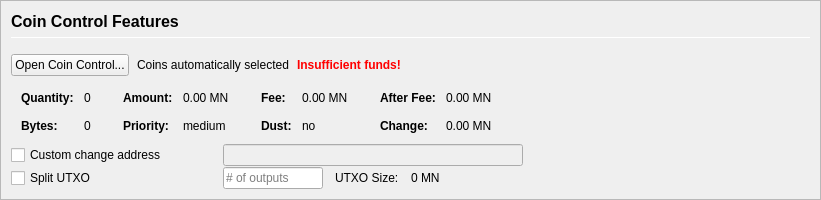
         <widget class="QFrame" name="frameCoinControl">
          <property name="sizePolicy">
           <sizepolicy hsizetype="Expanding" vsizetype="Expanding">
            <horstretch>0</horstretch>
            <verstretch>0</verstretch>
           </sizepolicy>
          </property>
          <property name="maximumSize">
           <size>
            <width>16777215</width>
            <height>16777215</height>
           </size>
          </property>
          <property name="frameShape">
           <enum>QFrame::StyledPanel</enum>
          </property>
          <property name="frameShadow">
           <enum>QFrame::Sunken</enum>
          </property>
          <layout class="QVBoxLayout" name="verticalLayoutCoinControl2">
           <property name="spacing">
            <number>0</number>
           </property>
           <property name="margin">
            <number>0</number>
           </property>
           <item>
            <widget class="QFrame" name="frameCoinControl_BG">
             <layout class="QVBoxLayout" name="verticalLayoutCoinControl" stretch="0,0,0,0,0,0">
              <property name="spacing">
               <number>1</number>
              </property>
              <property name="leftMargin">
               <number>10</number>
              </property>
              <property name="topMargin">
               <number>10</number>
              </property>
              <item>
               <layout class="QHBoxLayout" name="horizontalLayoutCoinControl1">
                <property name="bottomMargin">
                 <number>15</number>
                </property>
                <item>
                 <layout class="QVBoxLayout" name="verticalLayout_3">
                  <property name="spacing">
                   <number>6</number>
                  </property>
                  <item>
                   <widget class="QLabel" name="labelCoinControlFeatures">
                    <property name="sizePolicy">
                     <sizepolicy hsizetype="Preferred" vsizetype="Maximum">
                      <horstretch>0</horstretch>
                      <verstretch>0</verstretch>
                     </sizepolicy>
                    </property>
                    <property name="minimumSize">
                     <size>
                      <width>0</width>
                      <height>20</height>
                     </size>
                    </property>
                    <property name="font">
                     <font>
                      <pointsize>12</pointsize>
                      <weight>75</weight>
                      <bold>true</bold>
                     </font>
                    </property>
                    <property name="styleSheet">
                     <string notr="true">font-weight:bold;</string>
                    </property>
                    <property name="text">
                     <string>Coin Control Features</string>
                    </property>
                   </widget>
                  </item>
                  <item>
                   <widget class="Line" name="line">
                    <property name="minimumSize">
                     <size>
                      <width>0</width>
                      <height>1</height>
                     </size>
                    </property>
                    <property name="maximumSize">
                     <size>
                      <width>16777215</width>
                      <height>1</height>
                     </size>
                    </property>
                    <property name="orientation">
                     <enum>Qt::Horizontal</enum>
                    </property>
                   </widget>
                  </item>
                 </layout>
                </item>
               </layout>
              </item>
              <item>
               <layout class="QHBoxLayout" name="horizontalLayoutCoinControl2" stretch="0,0,0,0">
                <property name="spacing">
                 <number>8</number>
                </property>
                <property name="bottomMargin">
                 <number>10</number>
                </property>
                <item>
                 <widget class="QPushButton" name="pushButtonCoinControl">
                  <property name="styleSheet">
                   <string notr="true"/>
                  </property>
                  <property name="text">
                   <string>Open Coin Control...</string>
                  </property>
                  <property name="autoDefault">
                   <bool>false</bool>
                  </property>
                 </widget>
                </item>
                <item>
                 <widget class="QLabel" name="labelCoinControlAutomaticallySelected">
                  <property name="text">
                   <string>Coins automatically selected</string>
                  </property>
                  <property name="margin">
                   <number>5</number>
                  </property>
                 </widget>
                </item>
                <item>
                 <widget class="QLabel" name="labelCoinControlInsuffFunds">
                  <property name="font">
                   <font>
                    <weight>75</weight>
                    <bold>true</bold>
                   </font>
                  </property>
                  <property name="styleSheet">
                   <string notr="true">color:red;font-weight:bold;</string>
                  </property>
                  <property name="text">
                   <string>Insufficient funds!</string>
                  </property>
                  <property name="margin">
                   <number>5</number>
                  </property>
                 </widget>
                </item>
                <item>
                 <spacer name="horizontalSpacerCoinControl">
                  <property name="orientation">
                   <enum>Qt::Horizontal</enum>
                  </property>
                  <property name="sizeHint" stdset="0">
                   <size>
                    <width>40</width>
                    <height>1</height>
                   </size>
                  </property>
                 </spacer>
                </item>
               </layout>
              </item>
              <item>
               <widget class="QWidget" name="widgetCoinControl" native="true">
                <property name="sizePolicy">
                 <sizepolicy hsizetype="Preferred" vsizetype="Preferred">
                  <horstretch>0</horstretch>
                  <verstretch>0</verstretch>
                 </sizepolicy>
                </property>
                <property name="minimumSize">
                 <size>
                  <width>0</width>
                  <height>0</height>
                 </size>
                </property>
                <property name="styleSheet">
                 <string notr="true"/>
                </property>
                <layout class="QHBoxLayout" name="horizontalLayoutCoinControl5">
                 <property name="margin">
                  <number>0</number>
                 </property>
                 <item>
                  <layout class="QHBoxLayout" name="horizontalLayoutCoinControl3" stretch="0,0,0,1">
                   <property name="spacing">
                    <number>20</number>
                   </property>
                   <property name="topMargin">
                    <number>0</number>
                   </property>
                   <property name="bottomMargin">
                    <number>10</number>
                   </property>
                   <item>
                    <layout class="QFormLayout" name="formLayoutCoinControl1">
                     <property name="horizontalSpacing">
                      <number>10</number>
                     </property>
                     <property name="verticalSpacing">
                      <number>14</number>
                     </property>
                     <property name="leftMargin">
                      <number>10</number>
                     </property>
                     <property name="topMargin">
                      <number>4</number>
                     </property>
                     <property name="rightMargin">
                      <number>6</number>
                     </property>
                     <item row="0" column="0">
                      <widget class="QLabel" name="labelCoinControlQuantityText">
                       <property name="font">
                        <font>
                         <weight>75</weight>
                         <bold>true</bold>
                        </font>
                       </property>
                       <property name="text">
                        <string>Quantity:</string>
                       </property>
                       <property name="margin">
                        <number>0</number>
                       </property>
                      </widget>
                     </item>
                     <item row="0" column="1">
                      <widget class="QLabel" name="labelCoinControlQuantity">
                       <property name="cursor">
                        <cursorShape>IBeamCursor</cursorShape>
                       </property>
                       <property name="contextMenuPolicy">
                        <enum>Qt::ActionsContextMenu</enum>
                       </property>
                       <property name="text">
                        <string notr="true">0</string>
                       </property>
                       <property name="margin">
                        <number>0</number>
                       </property>
                       <property name="textInteractionFlags">
                        <set>Qt::LinksAccessibleByMouse|Qt::TextSelectableByKeyboard|Qt::TextSelectableByMouse</set>
                       </property>
                      </widget>
                     </item>
                     <item row="1" column="0">
                      <widget class="QLabel" name="labelCoinControlBytesText">
                       <property name="font">
                        <font>
                         <weight>75</weight>
                         <bold>true</bold>
                        </font>
                       </property>
                       <property name="text">
                        <string>Bytes:</string>
                       </property>
                      </widget>
                     </item>
                     <item row="1" column="1">
                      <widget class="QLabel" name="labelCoinControlBytes">
                       <property name="cursor">
                        <cursorShape>IBeamCursor</cursorShape>
                       </property>
                       <property name="contextMenuPolicy">
                        <enum>Qt::ActionsContextMenu</enum>
                       </property>
                       <property name="text">
                        <string notr="true">0</string>
                       </property>
                       <property name="textInteractionFlags">
                        <set>Qt::LinksAccessibleByMouse|Qt::TextSelectableByKeyboard|Qt::TextSelectableByMouse</set>
                       </property>
                      </widget>
                     </item>
                    </layout>
                   </item>
                   <item>
                    <layout class="QFormLayout" name="formLayoutCoinControl2">
                     <property name="horizontalSpacing">
                      <number>10</number>
                     </property>
                     <property name="verticalSpacing">
                      <number>14</number>
                     </property>
                     <property name="leftMargin">
                      <number>6</number>
                     </property>
                     <property name="topMargin">
                      <number>4</number>
                     </property>
                     <property name="rightMargin">
                      <number>6</number>
                     </property>
                     <item row="0" column="0">
                      <widget class="QLabel" name="labelCoinControlAmountText">
                       <property name="font">
                        <font>
                         <weight>75</weight>
                         <bold>true</bold>
                        </font>
                       </property>
                       <property name="text">
                        <string>Amount:</string>
                       </property>
                       <property name="margin">
                        <number>0</number>
                       </property>
                      </widget>
                     </item>
                     <item row="0" column="1">
                      <widget class="QLabel" name="labelCoinControlAmount">
                       <property name="cursor">
                        <cursorShape>IBeamCursor</cursorShape>
                       </property>
                       <property name="contextMenuPolicy">
                        <enum>Qt::ActionsContextMenu</enum>
                       </property>
                       <property name="text">
                        <string notr="true">0.00 MN</string>
                       </property>
                       <property name="textInteractionFlags">
                        <set>Qt::LinksAccessibleByMouse|Qt::TextSelectableByKeyboard|Qt::TextSelectableByMouse</set>
                       </property>
                      </widget>
                     </item>
                     <item row="1" column="0">
                      <widget class="QLabel" name="labelCoinControlPriorityText">
                       <property name="font">
                        <font>
                         <weight>75</weight>
                         <bold>true</bold>
                        </font>
                       </property>
                       <property name="text">
                        <string>Priority:</string>
                       </property>
                      </widget>
                     </item>
                     <item row="1" column="1">
                      <widget class="QLabel" name="labelCoinControlPriority">
                       <property name="cursor">
                        <cursorShape>IBeamCursor</cursorShape>
                       </property>
                       <property name="contextMenuPolicy">
                        <enum>Qt::ActionsContextMenu</enum>
                       </property>
                       <property name="text">
                        <string>medium</string>
                       </property>
                       <property name="textInteractionFlags">
                        <set>Qt::LinksAccessibleByMouse|Qt::TextSelectableByKeyboard|Qt::TextSelectableByMouse</set>
                       </property>
                      </widget>
                     </item>
                    </layout>
                   </item>
                   <item>
                    <layout class="QFormLayout" name="formLayoutCoinControl3">
                     <property name="horizontalSpacing">
                      <number>10</number>
                     </property>
                     <property name="verticalSpacing">
                      <number>14</number>
                     </property>
                     <property name="leftMargin">
                      <number>6</number>
                     </property>
                     <property name="topMargin">
                      <number>4</number>
                     </property>
                     <property name="rightMargin">
                      <number>6</number>
                     </property>
                     <item row="0" column="0">
                      <widget class="QLabel" name="labelCoinControlFeeText">
                       <property name="font">
                        <font>
                         <weight>75</weight>
                         <bold>true</bold>
                        </font>
                       </property>
                       <property name="text">
                        <string>Fee:</string>
                       </property>
                       <property name="margin">
                        <number>0</number>
                       </property>
                      </widget>
                     </item>
                     <item row="0" column="1">
                      <widget class="QLabel" name="labelCoinControlFee">
                       <property name="cursor">
                        <cursorShape>IBeamCursor</cursorShape>
                       </property>
                       <property name="contextMenuPolicy">
                        <enum>Qt::ActionsContextMenu</enum>
                       </property>
                       <property name="text">
                        <string notr="true">0.00 MN</string>
                       </property>
                       <property name="textInteractionFlags">
                        <set>Qt::LinksAccessibleByMouse|Qt::TextSelectableByKeyboard|Qt::TextSelectableByMouse</set>
                       </property>
                      </widget>
                     </item>
                     <item row="1" column="0">
                      <widget class="QLabel" name="labelCoinControlLowOutputText">
                       <property name="font">
                        <font>
                         <weight>75</weight>
                         <bold>true</bold>
                        </font>
                       </property>
                       <property name="text">
                        <string>Dust:</string>
                       </property>
                      </widget>
                     </item>
                     <item row="1" column="1">
                      <widget class="QLabel" name="labelCoinControlLowOutput">
                       <property name="cursor">
                        <cursorShape>IBeamCursor</cursorShape>
                       </property>
                       <property name="contextMenuPolicy">
                        <enum>Qt::ActionsContextMenu</enum>
                       </property>
                       <property name="text">
                        <string>no</string>
                       </property>
                       <property name="textInteractionFlags">
                        <set>Qt::LinksAccessibleByMouse|Qt::TextSelectableByKeyboard|Qt::TextSelectableByMouse</set>
                       </property>
                      </widget>
                     </item>
                    </layout>
                   </item>
                   <item>
                    <layout class="QFormLayout" name="formLayoutCoinControl4">
                     <property name="horizontalSpacing">
                      <number>10</number>
                     </property>
                     <property name="verticalSpacing">
                      <number>14</number>
                     </property>
                     <property name="leftMargin">
                      <number>6</number>
                     </property>
                     <property name="topMargin">
                      <number>4</number>
                     </property>
                     <property name="rightMargin">
                      <number>6</number>
                     </property>
                     <item row="0" column="0">
                      <widget class="QLabel" name="labelCoinControlAfterFeeText">
                       <property name="font">
                        <font>
                         <weight>75</weight>
                         <bold>true</bold>
                        </font>
                       </property>
                       <property name="text">
                        <string>After Fee:</string>
                       </property>
                       <property name="margin">
                        <number>0</number>
                       </property>
                      </widget>
                     </item>
                     <item row="0" column="1">
                      <widget class="QLabel" name="labelCoinControlAfterFee">
                       <property name="cursor">
                        <cursorShape>IBeamCursor</cursorShape>
                       </property>
                       <property name="contextMenuPolicy">
                        <enum>Qt::ActionsContextMenu</enum>
                       </property>
                       <property name="text">
                        <string notr="true">0.00 MN</string>
                       </property>
                       <property name="textInteractionFlags">
                        <set>Qt::LinksAccessibleByMouse|Qt::TextSelectableByKeyboard|Qt::TextSelectableByMouse</set>
                       </property>
                      </widget>
                     </item>
                     <item row="1" column="0">
                      <widget class="QLabel" name="labelCoinControlChangeText">
                       <property name="font">
                        <font>
                         <weight>75</weight>
                         <bold>true</bold>
                        </font>
                       </property>
                       <property name="text">
                        <string>Change:</string>
                       </property>
                      </widget>
                     </item>
                     <item row="1" column="1">
                      <widget class="QLabel" name="labelCoinControlChange">
                       <property name="cursor">
                        <cursorShape>IBeamCursor</cursorShape>
                       </property>
                       <property name="contextMenuPolicy">
                        <enum>Qt::ActionsContextMenu</enum>
                       </property>
                       <property name="text">
                        <string notr="true">0.00 MN</string>
                       </property>
                       <property name="textInteractionFlags">
                        <set>Qt::LinksAccessibleByMouse|Qt::TextSelectableByKeyboard|Qt::TextSelectableByMouse</set>
                       </property>
                      </widget>
                     </item>
                    </layout>
                   </item>
                  </layout>
                 </item>
                </layout>
               </widget>
              </item>
              <item>
               <layout class="QHBoxLayout" name="horizontalLayoutCoinControl4">
                <property name="spacing">
                 <number>12</number>
                </property>
                <property name="sizeConstraint">
                 <enum>QLayout::SetDefaultConstraint</enum>
                </property>
                <property name="topMargin">
                 <number>0</number>
                </property>
                <property name="rightMargin">
                 <number>0</number>
                </property>
                <item>
                 <widget class="QCheckBox" name="checkBoxCoinControlChange">
                  <property name="sizePolicy">
                   <sizepolicy hsizetype="Preferred" vsizetype="Preferred">
                    <horstretch>0</horstretch>
                    <verstretch>0</verstretch>
                   </sizepolicy>
                  </property>
                  <property name="minimumSize">
                   <size>
                    <width>200</width>
                    <height>0</height>
                   </size>
                  </property>
                  <property name="maximumSize">
                   <size>
                    <width>200</width>
                    <height>16777215</height>
                   </size>
                  </property>
                  <property name="toolTip">
                   <string>If this is activated, but the change address is empty or invalid, change will be sent to a newly generated address.</string>
                  </property>
                  <property name="text">
                   <string>Custom change address</string>
                  </property>
                 </widget>
                </item>
                <item>
                 <widget class="QValidatedLineEdit" name="lineEditCoinControlChange">
                  <property name="enabled">
                   <bool>false</bool>
                  </property>
                  <property name="sizePolicy">
                   <sizepolicy hsizetype="Preferred" vsizetype="Preferred">
                    <horstretch>0</horstretch>
                    <verstretch>0</verstretch>
                   </sizepolicy>
                  </property>
                  <property name="minimumSize">
                   <size>
                    <width>300</width>
                    <height>0</height>
                   </size>
                  </property>
                 </widget>
                </item>
                <item>
                 <widget class="QLabel" name="labelCoinControlChangeLabel">
                  <property name="sizePolicy">
                   <sizepolicy hsizetype="Preferred" vsizetype="Preferred">
                    <horstretch>0</horstretch>
                    <verstretch>0</verstretch>
                   </sizepolicy>
                  </property>
                  <property name="minimumSize">
                   <size>
                    <width>100</width>
                    <height>0</height>
                   </size>
                  </property>
                  <property name="text">
                   <string/>
                  </property>
                  <property name="margin">
                   <number>3</number>
                  </property>
                 </widget>
                </item>
               </layout>
              </item>
              <item>
               <layout class="QHBoxLayout" name="horizontalLayoutCoinControl6">
                <property name="spacing">
                 <number>12</number>
                </property>
                <property name="rightMargin">
                 <number>0</number>
                </property>
                <item>
                 <widget class="QCheckBox" name="splitBlockCheckBox">
                  <property name="sizePolicy">
                   <sizepolicy hsizetype="Preferred" vsizetype="Preferred">
                    <horstretch>0</horstretch>
                    <verstretch>0</verstretch>
                   </sizepolicy>
                  </property>
                  <property name="minimumSize">
                   <size>
                    <width>200</width>
                    <height>0</height>
                   </size>
                  </property>
                  <property name="maximumSize">
                   <size>
                    <width>200</width>
                    <height>16777215</height>
                   </size>
                  </property>
                  <property name="text">
                   <string>Split UTXO</string>
                  </property>
                 </widget>
                </item>
                <item>
                 <widget class="QLineEdit" name="splitBlockLineEdit">
                  <property name="sizePolicy">
                   <sizepolicy hsizetype="Preferred" vsizetype="Preferred">
                    <horstretch>50</horstretch>
                    <verstretch>0</verstretch>
                   </sizepolicy>
                  </property>
                  <property name="minimumSize">
                   <size>
                    <width>100</width>
                    <height>0</height>
                   </size>
                  </property>
                  <property name="maximumSize">
                   <size>
                    <width>100</width>
                    <height>16777215</height>
                   </size>
                  </property>
                  <property name="placeholderText">
                   <string># of outputs</string>
                  </property>
                 </widget>
                </item>
                <item>
                 <widget class="QLabel" name="labelBlockSizeText">
                  <property name="text">
                   <string>UTXO Size:</string>
                  </property>
                 </widget>
                </item>
                <item>
                 <widget class="QLabel" name="labelBlockSize">
                  <property name="text">
                   <string>0 MN</string>
                  </property>
                 </widget>
                </item>
                <item>
                 <spacer name="horizontalSpacer_7">
                  <property name="orientation">
                   <enum>Qt::Horizontal</enum>
                  </property>
                  <property name="sizeHint" stdset="0">
                   <size>
                    <width>40</width>
                    <height>20</height>
                   </size>
                  </property>
                 </spacer>
                </item>
               </layout>
              </item>
              <item>
               <spacer name="verticalSpacerCoinControl">
                <property name="orientation">
                 <enum>Qt::Vertical</enum>
                </property>
                <property name="sizeHint" stdset="0">
                 <size>
                  <width>800</width>
                  <height>1</height>
                 </size>
                </property>
               </spacer>
              </item>
             </layout>
            </widget>
           </item>
          </layout>
         </widget>
